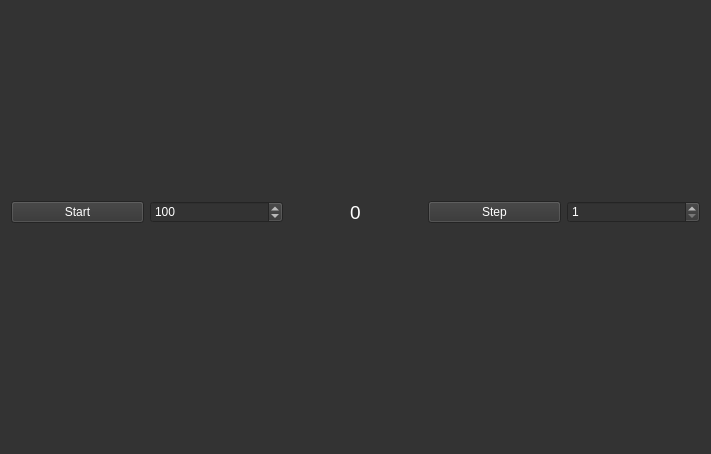
<?xml version="1.0" encoding="UTF-8"?>
<ui version="4.0">
 <class>GNG3DIMainWidget</class>
 <widget class="QWidget" name="GNG3DIMainWidget">
  <property name="geometry">
   <rect>
    <x>0</x>
    <y>0</y>
    <width>711</width>
    <height>454</height>
   </rect>
  </property>
  <property name="minimumSize">
   <size>
    <width>640</width>
    <height>400</height>
   </size>
  </property>
  <property name="windowTitle">
   <string>Form</string>
  </property>
  <property name="styleSheet">
   <string notr="true">background: #333333;
color: #ffffff;</string>
  </property>
  <layout class="QGridLayout" name="gridLayout_2">
   <item row="0" column="0">
    <layout class="QGridLayout" name="gridLayout">
     <item row="0" column="1">
      <widget class="QSpinBox" name="delay">
       <property name="toolTip">
        <string>Milliseconds between each step</string>
       </property>
       <property name="maximum">
        <number>10000</number>
       </property>
       <property name="value">
        <number>100</number>
       </property>
      </widget>
     </item>
     <item row="0" column="0">
      <widget class="QPushButton" name="run_button">
       <property name="text">
        <string>Start</string>
       </property>
      </widget>
     </item>
     <item row="0" column="2">
      <widget class="QLabel" name="total_iterations">
       <property name="font">
        <font>
         <pointsize>14</pointsize>
        </font>
       </property>
       <property name="text">
        <string notr="true">0</string>
       </property>
       <property name="alignment">
        <set>Qt::AlignCenter</set>
       </property>
      </widget>
     </item>
     <item row="2" column="0" colspan="5">
      <layout class="QGridLayout" name="gridLayout_3"/>
     </item>
     <item row="0" column="3">
      <widget class="QPushButton" name="steps_button">
       <property name="text">
        <string>Step</string>
       </property>
      </widget>
     </item>
     <item row="0" column="4">
      <widget class="QSpinBox" name="steps">
       <property name="toolTip">
        <string>Number of steps</string>
       </property>
       <property name="minimum">
        <number>1</number>
       </property>
       <property name="maximum">
        <number>10000</number>
       </property>
      </widget>
     </item>
     <item row="1" column="0">
      <widget class="QLabel" name="label_original">
       <property name="sizePolicy">
        <sizepolicy hsizetype="Preferred" vsizetype="Fixed">
         <horstretch>0</horstretch>
         <verstretch>0</verstretch>
        </sizepolicy>
       </property>
       <property name="font">
        <font>
         <pointsize>12</pointsize>
        </font>
       </property>
       <property name="text">
        <string/>
       </property>
      </widget>
     </item>
     <item row="1" column="4">
      <widget class="QLabel" name="label_simplified">
       <property name="font">
        <font>
         <pointsize>12</pointsize>
        </font>
       </property>
       <property name="text">
        <string notr="true"/>
       </property>
       <property name="alignment">
        <set>Qt::AlignRight|Qt::AlignTrailing|Qt::AlignVCenter</set>
       </property>
      </widget>
     </item>
     <item row="1" column="2">
      <widget class="QLabel" name="label_center">
       <property name="font">
        <font>
         <pointsize>14</pointsize>
        </font>
       </property>
       <property name="text">
        <string notr="true"/>
       </property>
       <property name="textFormat">
        <enum>Qt::RichText</enum>
       </property>
       <property name="alignment">
        <set>Qt::AlignHCenter|Qt::AlignTop</set>
       </property>
      </widget>
     </item>
    </layout>
   </item>
  </layout>
 </widget>
 <resources/>
 <connections/>
</ui>
